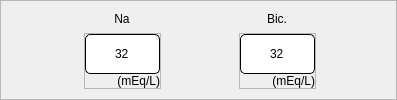
                   <widget class="QFrame" name="botbox">
                    <property name="frameShape">
                     <enum>QFrame::StyledPanel</enum>
                    </property>
                    <property name="frameShadow">
                     <enum>QFrame::Raised</enum>
                    </property>
                    <layout class="QHBoxLayout" name="horizontalLayout_13">
                     <property name="spacing">
                      <number>35</number>
                     </property>
                     <property name="leftMargin">
                      <number>60</number>
                     </property>
                     <property name="topMargin">
                      <number>0</number>
                     </property>
                     <property name="rightMargin">
                      <number>60</number>
                     </property>
                     <property name="bottomMargin">
                      <number>0</number>
                     </property>
                     <item>
                      <widget class="QFrame" name="Na">
                       <property name="frameShape">
                        <enum>QFrame::NoFrame</enum>
                       </property>
                       <property name="frameShadow">
                        <enum>QFrame::Plain</enum>
                       </property>
                       <layout class="QVBoxLayout" name="verticalLayout_14">
                        <property name="spacing">
                         <number>5</number>
                        </property>
                        <property name="leftMargin">
                         <number>23</number>
                        </property>
                        <property name="topMargin">
                         <number>10</number>
                        </property>
                        <property name="rightMargin">
                         <number>20</number>
                        </property>
                        <property name="bottomMargin">
                         <number>10</number>
                        </property>
                        <item>
                         <widget class="QFrame" name="frame_44">
                          <property name="frameShape">
                           <enum>QFrame::NoFrame</enum>
                          </property>
                          <property name="frameShadow">
                           <enum>QFrame::Raised</enum>
                          </property>
                          <layout class="QVBoxLayout" name="verticalLayout_37" stretch="0">
                           <property name="spacing">
                            <number>0</number>
                           </property>
                           <property name="leftMargin">
                            <number>0</number>
                           </property>
                           <property name="topMargin">
                            <number>0</number>
                           </property>
                           <property name="rightMargin">
                            <number>0</number>
                           </property>
                           <property name="bottomMargin">
                            <number>0</number>
                           </property>
                           <item alignment="Qt::AlignHCenter|Qt::AlignVCenter">
                            <widget class="QLabel" name="label_20">
                             <property name="styleSheet">
                              <string notr="true">font: bold 16px &quot;Roboto&quot;;</string>
                             </property>
                             <property name="text">
                              <string>Na</string>
                             </property>
                             <property name="alignment">
                              <set>Qt::AlignCenter</set>
                             </property>
                            </widget>
                           </item>
                          </layout>
                         </widget>
                        </item>
                        <item>
                         <widget class="QFrame" name="frame_45">
                          <property name="frameShape">
                           <enum>QFrame::StyledPanel</enum>
                          </property>
                          <property name="frameShadow">
                           <enum>QFrame::Raised</enum>
                          </property>
                          <layout class="QVBoxLayout" name="verticalLayout_38">
                           <property name="spacing">
                            <number>0</number>
                           </property>
                           <property name="leftMargin">
                            <number>0</number>
                           </property>
                           <property name="topMargin">
                            <number>0</number>
                           </property>
                           <property name="rightMargin">
                            <number>0</number>
                           </property>
                           <property name="bottomMargin">
                            <number>0</number>
                           </property>
                           <item>
                            <widget class="QLineEdit" name="s1_edit_30">
                             <property name="sizePolicy">
                              <sizepolicy hsizetype="Preferred" vsizetype="Preferred">
                               <horstretch>0</horstretch>
                               <verstretch>0</verstretch>
                              </sizepolicy>
                             </property>
                             <property name="minimumSize">
                              <size>
                               <width>75</width>
                               <height>40</height>
                              </size>
                             </property>
                             <property name="maximumSize">
                              <size>
                               <width>75</width>
                               <height>40</height>
                              </size>
                             </property>
                             <property name="styleSheet">
                              <string notr="true">background: #FFFFFF;
border: 1px solid #000000;
border-radius: 5px;
font:  bold 16px &quot;Roboto&quot;;</string>
                             </property>
                             <property name="text">
                              <string>32</string>
                             </property>
                             <property name="alignment">
                              <set>Qt::AlignCenter</set>
                             </property>
                            </widget>
                           </item>
                           <item>
                            <widget class="QLabel" name="label_39">
                             <property name="styleSheet">
                              <string notr="true">font:  14px &quot;Roboto&quot;;</string>
                             </property>
                             <property name="text">
                              <string>(mEq/L)</string>
                             </property>
                             <property name="alignment">
                              <set>Qt::AlignRight|Qt::AlignTrailing|Qt::AlignVCenter</set>
                             </property>
                            </widget>
                           </item>
                          </layout>
                         </widget>
                        </item>
                       </layout>
                      </widget>
                     </item>
                     <item>
                      <widget class="QFrame" name="Bic">
                       <property name="frameShape">
                        <enum>QFrame::NoFrame</enum>
                       </property>
                       <property name="frameShadow">
                        <enum>QFrame::Plain</enum>
                       </property>
                       <layout class="QVBoxLayout" name="verticalLayout_15" stretch="1,2">
                        <property name="spacing">
                         <number>5</number>
                        </property>
                        <property name="leftMargin">
                         <number>23</number>
                        </property>
                        <property name="topMargin">
                         <number>10</number>
                        </property>
                        <property name="rightMargin">
                         <number>20</number>
                        </property>
                        <property name="bottomMargin">
                         <number>10</number>
                        </property>
                        <item>
                         <widget class="QFrame" name="frame_46">
                          <property name="frameShape">
                           <enum>QFrame::NoFrame</enum>
                          </property>
                          <property name="frameShadow">
                           <enum>QFrame::Raised</enum>
                          </property>
                          <layout class="QVBoxLayout" name="verticalLayout_39" stretch="0">
                           <property name="spacing">
                            <number>0</number>
                           </property>
                           <property name="leftMargin">
                            <number>0</number>
                           </property>
                           <property name="topMargin">
                            <number>0</number>
                           </property>
                           <property name="rightMargin">
                            <number>0</number>
                           </property>
                           <property name="bottomMargin">
                            <number>0</number>
                           </property>
                           <item alignment="Qt::AlignHCenter|Qt::AlignVCenter">
                            <widget class="QLabel" name="label_21">
                             <property name="styleSheet">
                              <string notr="true">font: bold 16px &quot;Roboto&quot;;</string>
                             </property>
                             <property name="text">
                              <string>Bic.</string>
                             </property>
                             <property name="alignment">
                              <set>Qt::AlignCenter</set>
                             </property>
                            </widget>
                           </item>
                          </layout>
                         </widget>
                        </item>
                        <item>
                         <widget class="QFrame" name="frame_47">
                          <property name="frameShape">
                           <enum>QFrame::StyledPanel</enum>
                          </property>
                          <property name="frameShadow">
                           <enum>QFrame::Raised</enum>
                          </property>
                          <layout class="QVBoxLayout" name="verticalLayout_40">
                           <property name="spacing">
                            <number>0</number>
                           </property>
                           <property name="leftMargin">
                            <number>0</number>
                           </property>
                           <property name="topMargin">
                            <number>0</number>
                           </property>
                           <property name="rightMargin">
                            <number>0</number>
                           </property>
                           <property name="bottomMargin">
                            <number>0</number>
                           </property>
                           <item>
                            <widget class="QLineEdit" name="s1_edit_31">
                             <property name="sizePolicy">
                              <sizepolicy hsizetype="Preferred" vsizetype="Preferred">
                               <horstretch>0</horstretch>
                               <verstretch>0</verstretch>
                              </sizepolicy>
                             </property>
                             <property name="minimumSize">
                              <size>
                               <width>75</width>
                               <height>40</height>
                              </size>
                             </property>
                             <property name="maximumSize">
                              <size>
                               <width>75</width>
                               <height>40</height>
                              </size>
                             </property>
                             <property name="styleSheet">
                              <string notr="true">background: #FFFFFF;
border: 1px solid #000000;
border-radius: 5px;
font:  bold 16px &quot;Roboto&quot;;</string>
                             </property>
                             <property name="text">
                              <string>32</string>
                             </property>
                             <property name="alignment">
                              <set>Qt::AlignCenter</set>
                             </property>
                            </widget>
                           </item>
                           <item>
                            <widget class="QLabel" name="label_40">
                             <property name="styleSheet">
                              <string notr="true">font:  14px &quot;Roboto&quot;;</string>
                             </property>
                             <property name="text">
                              <string>(mEq/L)</string>
                             </property>
                             <property name="alignment">
                              <set>Qt::AlignRight|Qt::AlignTrailing|Qt::AlignVCenter</set>
                             </property>
                            </widget>
                           </item>
                          </layout>
                         </widget>
                        </item>
                       </layout>
                      </widget>
                     </item>
                    </layout>
                   </widget>
